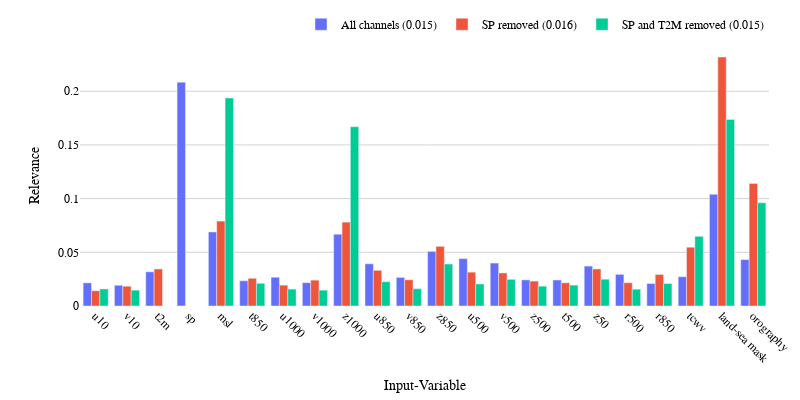

Source (notebook cell):
### Markdown cell above
### Generating Figure 5 (Channel Importance)

### Code cell
data_path = '../artifacts/xai/integrated_gradients.csv'

df = pd.read_csv(data_path)
df = df[['Name', 'names', 'relevance', 'names_side', 'relevance_side']]


df['relevance'] = df['relevance'].apply(lambda x: (x.replace('[', '').replace(']', '').split(',')))
df['relevance'] = df['relevance'].apply(lambda x: [float(i) for i in x])
df['relevance_side'] = df['relevance_side'].apply(lambda x: (x.replace('[', '').replace(']', '').split(',')))
df['relevance_side'] = df['relevance_side'].apply(lambda x: [float(i) for i in x])
df['names'] = df['names'].apply(lambda x: (x.replace('[', '').replace(']', '').replace('"', '').split(',')))
df['names_side'] = df['names_side'].apply(lambda x: (x.replace('[', '').replace(']', '').replace('"', '').split(',')))
df['relevance_combined'] = df.apply(lambda x: (x['relevance']) + (x['relevance_side']), axis=1)
df['relevance_combined'] = df['relevance_combined'].apply(lambda x: [i / sum(x) for i in x])
df['names_combined'] = df.apply(lambda x: x['names'] + x['names_side'], axis=1)


plot_df = df.explode(['relevance_combined', 'names_combined'])[['Name', 'relevance_combined', 'names_combined']]
name_conversion = {'xai': 'All channels (0.015)', 'xai-noSp': 'SP removed (0.016)', 'xai-noSpT2M': 'SP and T2M removed (0.015)'}
name_order = ['xai', 'xai-noSp', 'xai-noSpT2M']

plot_df = plot_df.sort_values(by='Name', key=lambda x: x.map(name_order.index))

plot_df['Name'] = plot_df['Name'].apply(lambda x: name_conversion[x])

channel_names = [ 'u10', 'v10', 't2m', 'sp', 'msl', 't850', 'u1000', 'v1000', 'z1000', 'u850', 'v850', 'z850', 'u500', 'v500', 'z500', 't500', 'z50', 'r500', 'r850', 'tcwv', 'land-sea mask', 'orography']


fig = px.bar(plot_df, x='names_combined', y='relevance_combined', color='Name', barmode='group', labels={'names_combined': 'Input-Variable', 'relevance_combined': 'Relevance', 'Name': ''}, width=800, height=400)

# choose the figure font
font_dict=dict(family='Serif', size=12, color='black')

# general figure formatting
fig.update_layout(font=font_dict,  # font formatting
                  plot_bgcolor='white',  # background color
                  yaxis=dict(showgrid=True, gridcolor='lightgray'),  # add horizontal grid lines
                  margin=dict(r=10,t=10,b=10)  # remove white space 
                  )

fig.update_layout(legend=dict(
    orientation="h",
    yanchor="bottom",
    y=1.02,
    xanchor="right",
    x=1
))

fig.update_xaxes(categoryorder='array', categoryarray= channel_names)
fig.update_xaxes(tickangle=45)


fig.show()
# pio.write_image(fig, "../artifacts/IG-comparison.pdf", width=3*300, height=1.5*300)

### Figure 1 — Plotly figure (JSON) as saved in the notebook; plotly's stock layout.template omitted (floating-point values rounded to 4 significant figures)
{"data": [{"alignmentgroup": "True", "hovertemplate": "=All channels (0.015)<br>Input-Variable=%{x}<br>Relevance=%{y}<extra></extra>", "legendgroup": "All channels (0.015)", "marker": {"color": "#636efa", "pattern": {"shape": ""}}, "name": "All channels (0.015)", "offsetgroup": "All channels (0.015)", "orientation": "v", "showlegend": true, "textposition": "auto", "type": "bar", "x": ["u10", "orography", "land-sea mask", "tcwv", "r850", "r500", "z50", "z500", "v500", "u500", "z850", "t500", "u850", "v850", "t2m", "sp", "msl", "v10", "u1000", "v1000", "z1000", "t850"], "xaxis": "x", "y": [0.02155, 0.04319, 0.104, 0.02725, 0.02089, 0.02943, 0.03716, 0.02428, 0.03997, 0.04411, 0.05083, 0.02419, 0.03929, 0.02662, 0.03184, 0.2084, 0.06894, 0.01928, 0.02677, 0.0217, 0.06682, 0.02347], "yaxis": "y"}, {"alignmentgroup": "True", "hovertemplate": "=SP removed (0.016)<br>Input-Variable=%{x}<br>Relevance=%{y}<extra></extra>", "legendgroup": "SP removed (0.016)", "marker": {"color": "#EF553B", "pattern": {"shape": ""}}, "name": "SP removed (0.016)", "offsetgroup": "SP removed (0.016)", "orientation": "v", "showlegend": true, "textposition": "auto", "type": "bar", "x": ["v500", "orography", "land-sea mask", "tcwv", "r850", "r500", "z50", "t500", "z500", "u500", "v850", "u10", "u850", "z1000", "v1000", "u1000", "t850", "msl", "t2m", "v10", "z850"], "xaxis": "x", "y": [0.0308, 0.1142, 0.2318, 0.05473, 0.02937, 0.02167, 0.0345, 0.0216, 0.02319, 0.03153, 0.02442, 0.01419, 0.03321, 0.07808, 0.02407, 0.01943, 0.02577, 0.07907, 0.03446, 0.01839, 0.05555], "yaxis": "y"}, {"alignmentgroup": "True", "hovertemplate": "=SP and T2M removed (0.015)<br>Input-Variable=%{x}<br>Relevance=%{y}<extra></extra>", "legendgroup": "SP and T2M removed (0.015)", "marker": {"color": "#00cc96", "pattern": {"shape": ""}}, "name": "SP and T2M removed (0.015)", "offsetgroup": "SP and T2M removed (0.015)", "orientation": "v", "showlegend": true, "textposition": "auto", "type": "bar", "x": ["z500", "t500", "z50", "land-sea mask", "r850", "tcwv", "v500", "r500", "u500", "u1000", "v850", "u850", "z1000", "v1000", "t850", "msl", "v10", "u10", "z850", "orography"], "xaxis": "x", "y": [0.01845, 0.01943, 0.02493, 0.1738, 0.02088, 0.06485, 0.02483, 0.01564, 0.02048, 0.01573, 0.01612, 0.0226, 0.1669, 0.01476, 0.02113, 0.1938, 0.01474, 0.01582, 0.03908, 0.09607], "yaxis": "y"}], "layout": {"barmode": "group", "font": {"color": "black", "family": "Serif", "size": 12}, "height": 400, "legend": {"orientation": "h", "title": {"text": ""}, "tracegroupgap": 0, "x": 1, "xanchor": "right", "y": 1.02, "yanchor": "bottom"}, "margin": {"b": 10, "r": 10, "t": 10}, "plot_bgcolor": "white", "width": 800, "xaxis": {"anchor": "y", "categoryarray": ["u10", "v10", "t2m", "sp", "msl", "t850", "u1000", "v1000", "z1000", "u850", "v850", "z850", "u500", "v500", "z500", "t500", "z50", "r500", "r850", "tcwv", "land-sea mask", "orography"], "categoryorder": "array", "domain": [0, 1], "tickangle": 45, "title": {"text": "Input-Variable"}}, "yaxis": {"anchor": "x", "domain": [0, 1], "gridcolor": "lightgray", "showgrid": true, "title": {"text": "Relevance"}}}}
